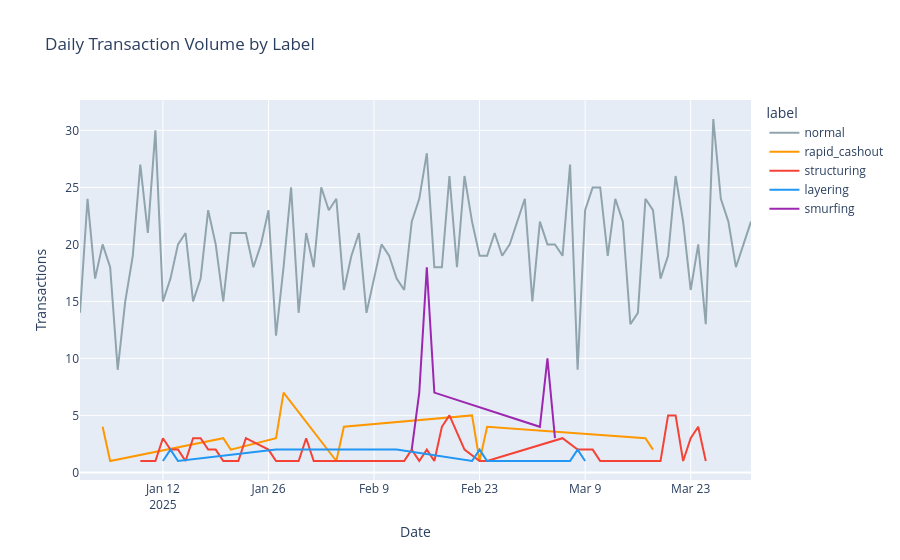

Write notebook code for a chart like this one.
### Markdown cell above
## 5. Transaction Volume Time Series

### Code cell
tx["date"] = tx["timestamp"].dt.date
daily = tx.groupby(["date", tx["pattern_label"].fillna("normal").rename("label")]).size().reset_index(name="count")

fig = px.line(
    daily,
    x="date", y="count",
    color="label",
    title="Daily Transaction Volume by Label",
    color_discrete_map={
        "normal": "#90A4AE",
        "structuring": "#F44336",
        "smurfing": "#9C27B0",
        "layering": "#2196F3",
        "rapid_cashout": "#FF9800",
    },
)
fig.update_layout(xaxis_title="Date", yaxis_title="Transactions")
fig.show()

### Figure 1 — Plotly figure (JSON) as saved in the notebook; plotly's stock layout.template omitted (floating-point values rounded to 4 significant figures)
{"data": [{"hovertemplate": "label=normal<br>date=%{x}<br>count=%{y}<extra></extra>", "legendgroup": "normal", "line": {"color": "#90A4AE", "dash": "solid"}, "marker": {"symbol": "circle"}, "mode": "lines", "name": "normal", "orientation": "v", "showlegend": true, "type": "scatter", "x": ["2025-01-01", "2025-01-02", "2025-01-03", "2025-01-04", "2025-01-05", "2025-01-06", "2025-01-07", "2025-01-08", "2025-01-09", "2025-01-10", "2025-01-11", "2025-01-12", "2025-01-13", "2025-01-14", "2025-01-15", "2025-01-16", "2025-01-17", "2025-01-18", "2025-01-19", "2025-01-20", "2025-01-21", "2025-01-22", "2025-01-23", "2025-01-24", "2025-01-25", "2025-01-26", "2025-01-27", "2025-01-28", "2025-01-29", "2025-01-30", "2025-01-31", "2025-02-01", "2025-02-02", "2025-02-03", "2025-02-04", "2025-02-05", "2025-02-06", "2025-02-07", "2025-02-08", "2025-02-09", "2025-02-10", "2025-02-11", "2025-02-12", "2025-02-13", "2025-02-14", "2025-02-15", "2025-02-16", "2025-02-17", "2025-02-18", "2025-02-19", "2025-02-20", "2025-02-21", "2025-02-22", "2025-02-23", "2025-02-24", "2025-02-25", "2025-02-26", "2025-02-27", "2025-02-28", "2025-03-01", "2025-03-02", "2025-03-03", "2025-03-04", "2025-03-05", "2025-03-06", "2025-03-07", "2025-03-08", "2025-03-09", "2025-03-10", "2025-03-11", "2025-03-12", "2025-03-13", "2025-03-14", "2025-03-15", "2025-03-16", "2025-03-17", "2025-03-18", "2025-03-19", "2025-03-20", "2025-03-21", "2025-03-22", "2025-03-23", "2025-03-24", "2025-03-25", "2025-03-26", "2025-03-27", "2025-03-28", "2025-03-29", "2025-03-30", "2025-03-31"], "xaxis": "x", "y": [14, 24, 17, 20, 18, 9, 15, 19, 27, 21, 30, 15, 17, 20, 21, 15, 17, 23, 20, 15, 21, 21, 21, 18, 20, 23, 12, 18, 25, 14, 21, 18, 25, 23, 24, 16, 19, 21, 14, 17, 20, 19, 17, 16, 22, 24, 28, 18, 18, 26, 18, 26, 22, 19, 19, 21, 19, 20, 22, 24, 15, 22, 20, 20, 19, 27, 9, 23, 25, 25, 19, 24, 22, 13, 14, 24, 23, 17, 19, 26, 22, 16, 20, 13, 31, 24, 22, 18, 20, 22], "yaxis": "y"}, {"hovertemplate": "label=rapid_cashout<br>date=%{x}<br>count=%{y}<extra></extra>", "legendgroup": "rapid_cashout", "line": {"color": "#FF9800", "dash": "solid"}, "marker": {"symbol": "circle"}, "mode": "lines", "name": "rapid_cashout", "orientation": "v", "showlegend": true, "type": "scatter", "x": ["2025-01-04", "2025-01-05", "2025-01-20", "2025-01-21", "2025-01-27", "2025-01-28", "2025-02-04", "2025-02-05", "2025-02-22", "2025-02-23", "2025-02-24", "2025-03-17", "2025-03-18"], "xaxis": "x", "y": [4, 1, 3, 2, 3, 7, 1, 4, 5, 1, 4, 3, 2], "yaxis": "y"}, {"hovertemplate": "label=structuring<br>date=%{x}<br>count=%{y}<extra></extra>", "legendgroup": "structuring", "line": {"color": "#F44336", "dash": "solid"}, "marker": {"symbol": "circle"}, "mode": "lines", "name": "structuring", "orientation": "v", "showlegend": true, "type": "scatter", "x": ["2025-01-09", "2025-01-10", "2025-01-11", "2025-01-12", "2025-01-13", "2025-01-14", "2025-01-15", "2025-01-16", "2025-01-17", "2025-01-18", "2025-01-19", "2025-01-20", "2025-01-21", "2025-01-22", "2025-01-23", "2025-01-26", "2025-01-27", "2025-01-28", "2025-01-30", "2025-01-31", "2025-02-01", "2025-02-02", "2025-02-13", "2025-02-14", "2025-02-15", "2025-02-16", "2025-02-17", "2025-02-18", "2025-02-19", "2025-02-21", "2025-02-23", "2025-02-24", "2025-03-06", "2025-03-08", "2025-03-10", "2025-03-11", "2025-03-13", "2025-03-14", "2025-03-15", "2025-03-16", "2025-03-17", "2025-03-18", "2025-03-19", "2025-03-20", "2025-03-21", "2025-03-22", "2025-03-23", "2025-03-24", "2025-03-25"], "xaxis": "x", "y": [1, 1, 1, 3, 2, 2, 1, 3, 3, 2, 2, 1, 1, 1, 3, 2, 1, 1, 1, 3, 1, 1, 1, 2, 1, 2, 1, 4, 5, 2, 1, 1, 3, 2, 2, 1, 1, 1, 1, 1, 1, 1, 1, 5, 5, 1, 3, 4, 1], "yaxis": "y"}, {"hovertemplate": "label=layering<br>date=%{x}<br>count=%{y}<extra></extra>", "legendgroup": "layering", "line": {"color": "#2196F3", "dash": "solid"}, "marker": {"symbol": "circle"}, "mode": "lines", "name": "layering", "orientation": "v", "showlegend": true, "type": "scatter", "x": ["2025-01-12", "2025-01-13", "2025-01-14", "2025-01-27", "2025-01-28", "2025-02-11", "2025-02-12", "2025-02-22", "2025-02-23", "2025-02-24", "2025-03-07", "2025-03-08", "2025-03-09"], "xaxis": "x", "y": [1, 2, 1, 2, 2, 2, 2, 1, 2, 1, 1, 2, 1], "yaxis": "y"}, {"hovertemplate": "label=smurfing<br>date=%{x}<br>count=%{y}<extra></extra>", "legendgroup": "smurfing", "line": {"color": "#9C27B0", "dash": "solid"}, "marker": {"symbol": "circle"}, "mode": "lines", "name": "smurfing", "orientation": "v", "showlegend": true, "type": "scatter", "x": ["2025-02-14", "2025-02-15", "2025-02-16", "2025-02-17", "2025-03-03", "2025-03-04", "2025-03-05"], "xaxis": "x", "y": [2, 7, 18, 7, 4, 10, 3], "yaxis": "y"}], "layout": {"legend": {"title": {"text": "label"}, "tracegroupgap": 0}, "title": {"text": "Daily Transaction Volume by Label"}, "xaxis": {"anchor": "y", "domain": [0.0, 1.0], "title": {"text": "Date"}}, "yaxis": {"anchor": "x", "domain": [0.0, 1.0], "title": {"text": "Transactions"}}}}
